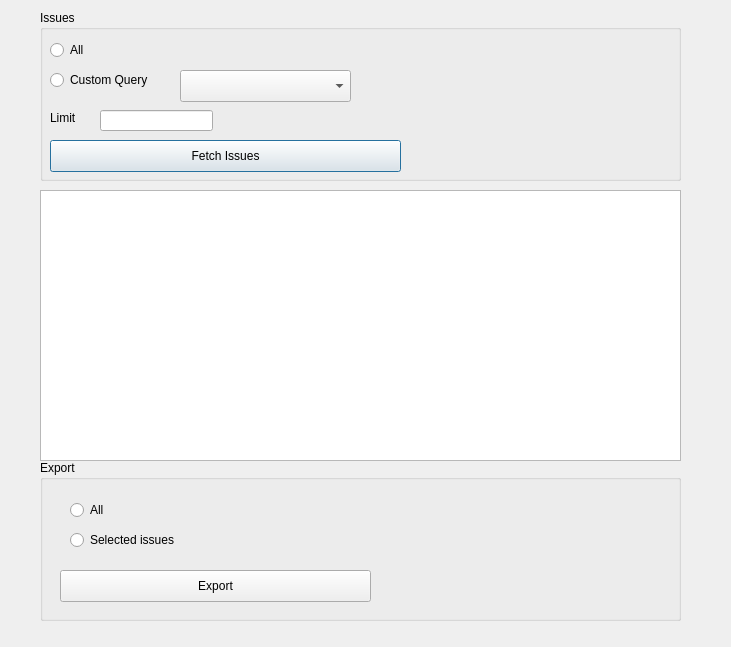
<?xml version="1.0" encoding="UTF-8"?>
<ui version="4.0">
 <class>issuesDialog</class>
 <widget class="QDialog" name="issuesDialog">
  <property name="geometry">
   <rect>
    <x>0</x>
    <y>0</y>
    <width>731</width>
    <height>647</height>
   </rect>
  </property>
  <property name="windowTitle">
   <string>Issues List &amp; Export</string>
  </property>
  <widget class="QTableView" name="issuesTableView">
   <property name="geometry">
    <rect>
     <x>40</x>
     <y>190</y>
     <width>641</width>
     <height>271</height>
    </rect>
   </property>
  </widget>
  <widget class="QGroupBox" name="issues_groupbox">
   <property name="geometry">
    <rect>
     <x>40</x>
     <y>10</y>
     <width>641</width>
     <height>171</height>
    </rect>
   </property>
   <property name="title">
    <string>Issues</string>
   </property>
   <widget class="QRadioButton" name="allRadioButton">
    <property name="geometry">
     <rect>
      <x>10</x>
      <y>30</y>
      <width>99</width>
      <height>20</height>
     </rect>
    </property>
    <property name="text">
     <string>All</string>
    </property>
   </widget>
   <widget class="QRadioButton" name="customQueryRadioButton">
    <property name="geometry">
     <rect>
      <x>10</x>
      <y>60</y>
      <width>121</width>
      <height>20</height>
     </rect>
    </property>
    <property name="text">
     <string>Custom Query</string>
    </property>
   </widget>
   <widget class="QComboBox" name="customQueriesComboBox">
    <property name="geometry">
     <rect>
      <x>140</x>
      <y>60</y>
      <width>171</width>
      <height>32</height>
     </rect>
    </property>
   </widget>
   <widget class="QLabel" name="limitLabel">
    <property name="geometry">
     <rect>
      <x>10</x>
      <y>100</y>
      <width>80</width>
      <height>16</height>
     </rect>
    </property>
    <property name="text">
     <string>Limit</string>
    </property>
   </widget>
   <widget class="QLineEdit" name="limitLineEdit">
    <property name="geometry">
     <rect>
      <x>60</x>
      <y>100</y>
      <width>113</width>
      <height>21</height>
     </rect>
    </property>
   </widget>
   <widget class="QPushButton" name="fetchIssuesButton">
    <property name="geometry">
     <rect>
      <x>10</x>
      <y>130</y>
      <width>351</width>
      <height>32</height>
     </rect>
    </property>
    <property name="text">
     <string>Fetch Issues</string>
    </property>
   </widget>
  </widget>
  <widget class="QGroupBox" name="export_groupbox">
   <property name="geometry">
    <rect>
     <x>40</x>
     <y>460</y>
     <width>641</width>
     <height>161</height>
    </rect>
   </property>
   <property name="title">
    <string>Export</string>
   </property>
   <widget class="QRadioButton" name="radioButton">
    <property name="geometry">
     <rect>
      <x>30</x>
      <y>40</y>
      <width>99</width>
      <height>20</height>
     </rect>
    </property>
    <property name="text">
     <string>All</string>
    </property>
   </widget>
   <widget class="QRadioButton" name="radioButton_2">
    <property name="geometry">
     <rect>
      <x>30</x>
      <y>70</y>
      <width>141</width>
      <height>20</height>
     </rect>
    </property>
    <property name="text">
     <string>Selected issues</string>
    </property>
   </widget>
   <widget class="QPushButton" name="pushButton">
    <property name="geometry">
     <rect>
      <x>20</x>
      <y>110</y>
      <width>311</width>
      <height>32</height>
     </rect>
    </property>
    <property name="text">
     <string>Export</string>
    </property>
   </widget>
  </widget>
 </widget>
 <resources/>
 <connections/>
</ui>
